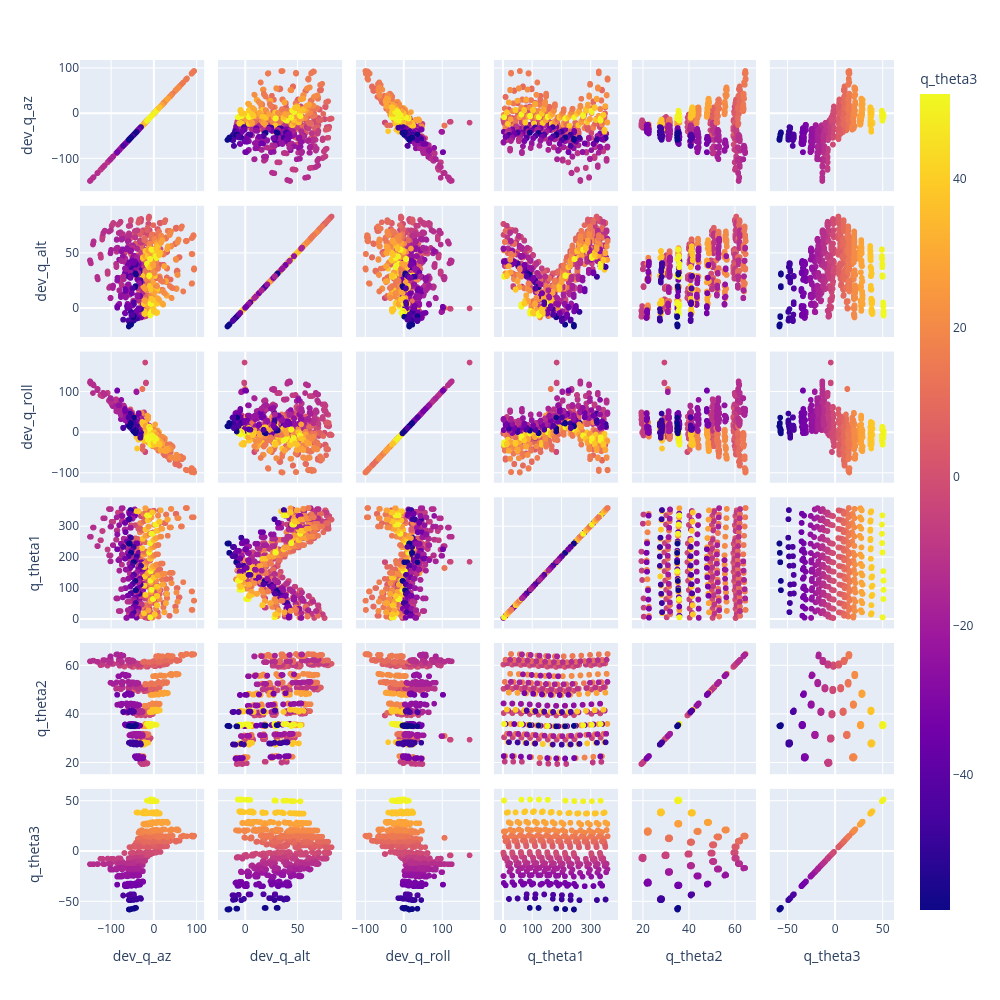

Notebook source saved alongside this figure:
### Markdown cell above
# Sky Space Residuals - QUEST ONLY

### Code cell
fig = px.scatter_matrix(d, dimensions=["dev_q_az", "dev_q_alt", "dev_q_roll", "q_theta1", "q_theta2", "q_theta3"], color="q_theta3")
fig.update_layout(height=1000,width=1000 )
fig.show()

### Figure 1 — Plotly figure (JSON) as saved in the notebook; plotly's stock layout.template omitted (floating-point values rounded to 4 significant figures; data arrays with more than 128 entries replaced by an {"elided": "..."} marker saying what was removed)
{"data": [{"dimensions": [{"axis": {"matches": true}, "label": "dev_q_az", "values": {"elided": "1756 float values"}}, {"axis": {"matches": true}, "label": "dev_q_alt", "values": {"elided": "1756 float values"}}, {"axis": {"matches": true}, "label": "dev_q_roll", "values": {"elided": "1756 float values"}}, {"axis": {"matches": true}, "label": "q_theta1", "values": {"elided": "1756 float values"}}, {"axis": {"matches": true}, "label": "q_theta2", "values": {"elided": "1756 float values"}}, {"axis": {"matches": true}, "label": "q_theta3", "values": {"elided": "1756 float values"}}], "hovertemplate": "%{xaxis.title.text}=%{x}<br>%{yaxis.title.text}=%{y}<br>q_theta3=%{marker.color}<extra></extra>", "legendgroup": "", "marker": {"color": {"elided": "1756 float values"}, "coloraxis": "coloraxis", "symbol": "circle"}, "name": "", "showlegend": false, "type": "splom"}], "layout": {"coloraxis": {"colorbar": {"title": {"text": "q_theta3"}}, "colorscale": [[0, "#0d0887"], [0.1111, "#46039f"], [0.2222, "#7201a8"], [0.3333, "#9c179e"], [0.4444, "#bd3786"], [0.5556, "#d8576b"], [0.6667, "#ed7953"], [0.7778, "#fb9f3a"], [0.8889, "#fdca26"], [1, "#f0f921"]]}, "dragmode": "select", "height": 1000, "legend": {"tracegroupgap": 0}, "margin": {"t": 60}, "width": 1000}}
